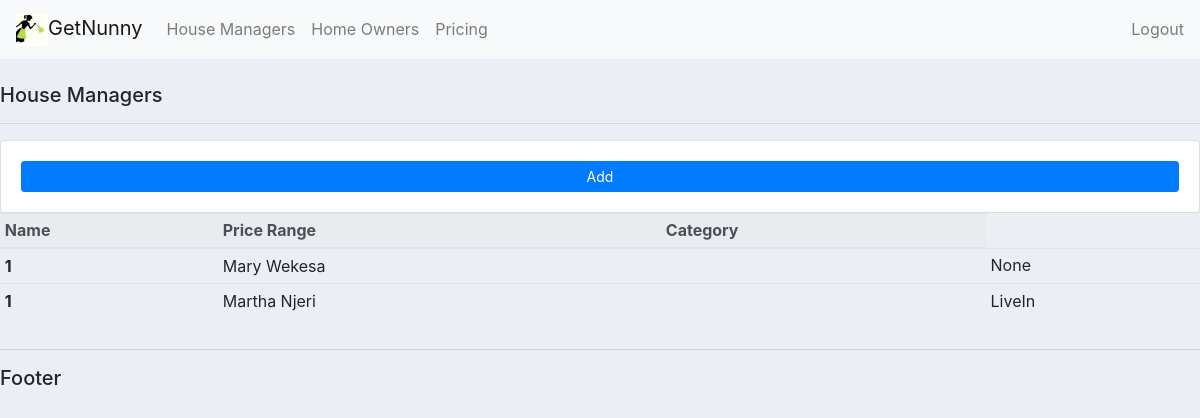
Before: /nunnys/ with the older database file.
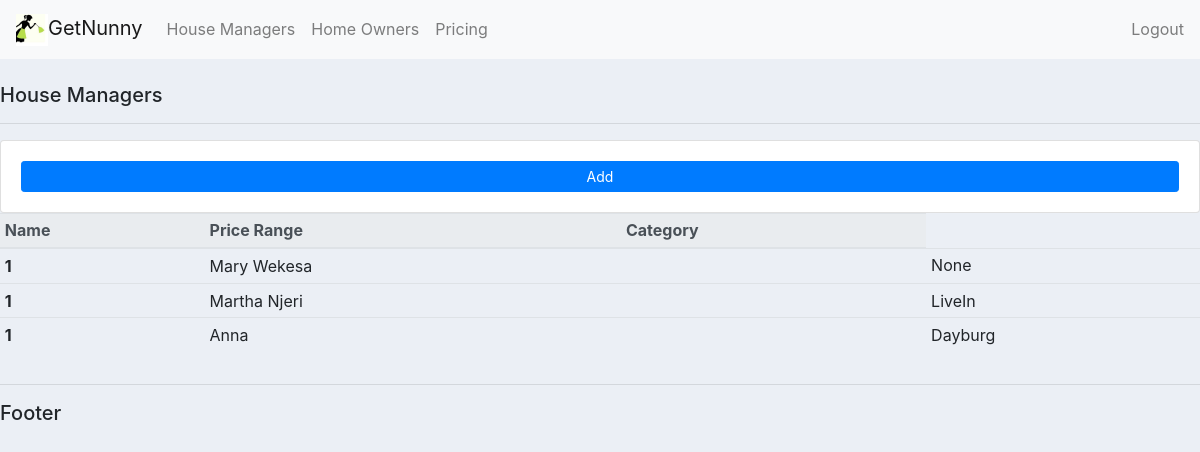
After: the same page with the newer database file.
### accounts/models.py (models this page shows, shortened)
class Nunny(models.Model):
    CATEGORY=(
        ('LiveIn', 'LiveIn'),
        ('Dayburg','Dayburg'),
        ('Emmergency','Emergency' )
    )
    name = models.CharField(max_length=100, null=True)
    phone = models.CharField(max_length=100, null=True)
    email = models.CharField(max_length=100, null=True)
    age = models.CharField(max_length=100, null=True)
    location = models.CharField(max_length=100, null=True)
    tribe = models.CharField(max_length=100, null=True)
    language = models.CharField(max_length=100, null=True)
    photo = models.ImageField(null=True)
    education = models.CharField(max_length=100, null=True)
    religion = models.CharField(max_length=100, null=True)
    denomination = models.CharField(max_length=100, null=True)
    contact_person = models.CharField(max_length=100, null=True)
    date_created = models.DateTimeField(auto_now_add=True, null=True)
    pay_range = models.FloatField( blank=True, null=True)
    category = models.CharField(max_length=100, null=True, choices=CATEGORY)
    description =  models.CharField(max_length=200, null=True, blank=True)
    tags = models.ManyToManyField(Tag)

### accounts/views.py (the view)
# urls.py: path('nunnys/', views.nunnys, name="products"),
def nunnys(request):
    nunnys = Nunny.objects.all()
    return render(request, 'accounts/nunnys.html', {'nunnys':nunnys})

### accounts/templates/accounts/nunnys.html
{% extends 'accounts/main.html' %}
{% block content %}
<br>
<div class="row">
    <div class="col">
        <h5>House Managers</h5>
        <hr>
        <div class="card card-body">
            <a class="btn btn-primary btn-sm btn-block" href= "">
                Add
            </a>
        </div>
        <table class="table table-sm">
            <thead class="thead-light">
              <tr>
                <th scope="col">Name</th>
                <th scope="col">Price Range</th>
                <th scope="col">Category</th>
              </tr>
            </thead>
            <tbody>
              {% for nunny in nunnys %}
              <tr>
                <th scope="row">1</th>
                <td>{{nunny.name}}</td>
                <td>{{nunny.price_range}}</td>
                <td>{{nunny.category}}</td>
              </tr>
              {% endfor %}
            </tbody>
          </table>
    </div>
</div>
{% endblock %}

Changed rows visible on the page:
added Nunny: name "Anna", category "Dayburg"
